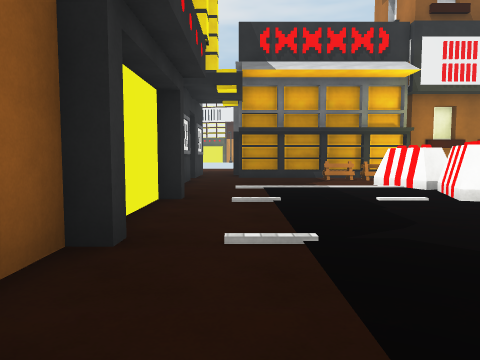
View 1 (above)

16 first-person views from a walk through a 3-D level made in the Unity game engine. The camera is 1.4 m above the floor, tilts 4° down and sees 70° across. The floor is counted in squares, 2 m on a side. Each view is taken from the middle of a square. On the plan, view 1 faces up. The plan holds only what a view shows up to about 11 squares ahead; the rest is blank. The place goes on beyond the plan. Some surface patterns are stand-ins.

View 2
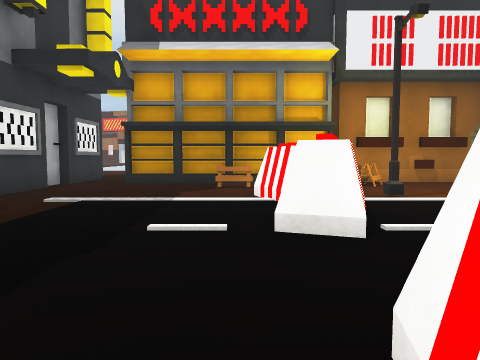

View 3
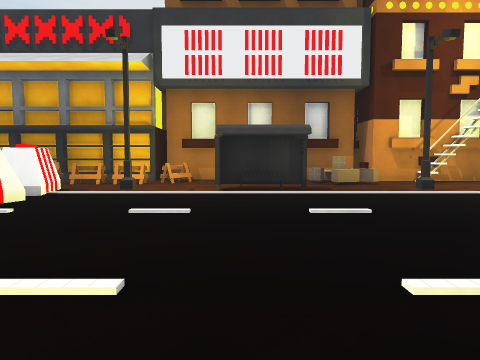

View 4
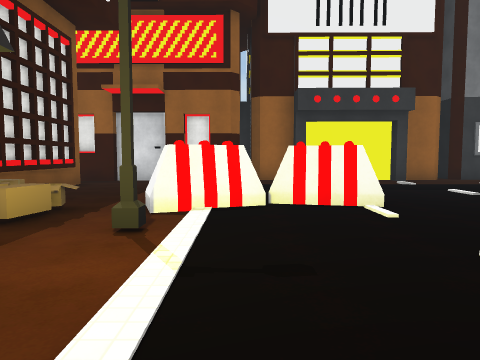

View 5
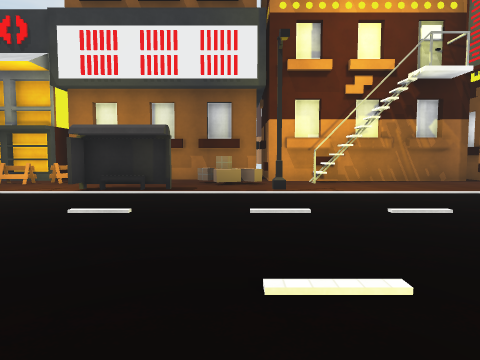

View 6
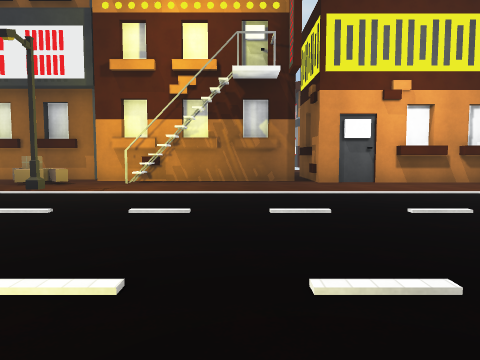

View 7
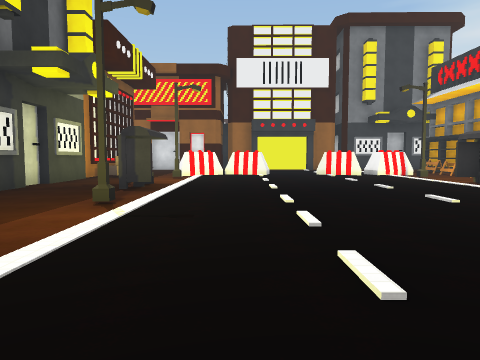

View 8
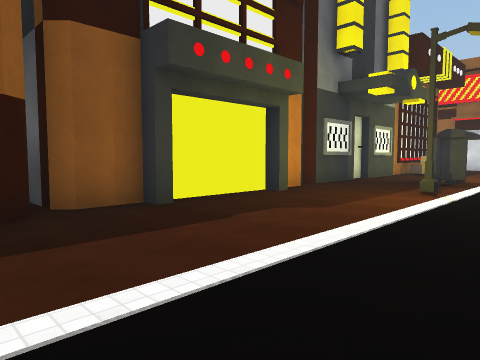

View 9
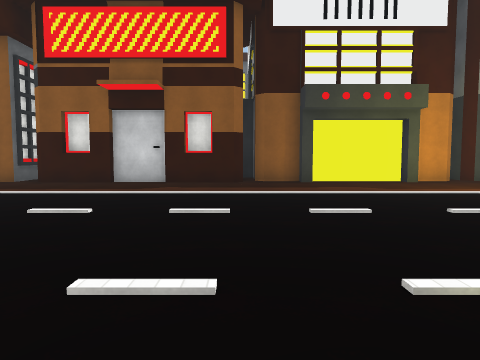

View 10
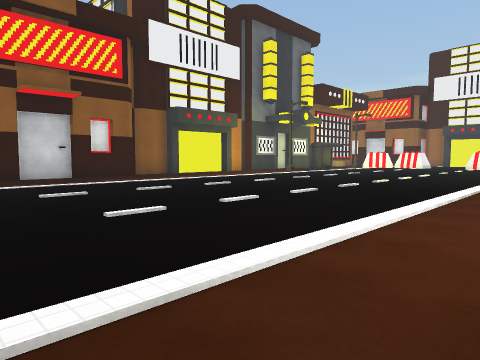

View 11
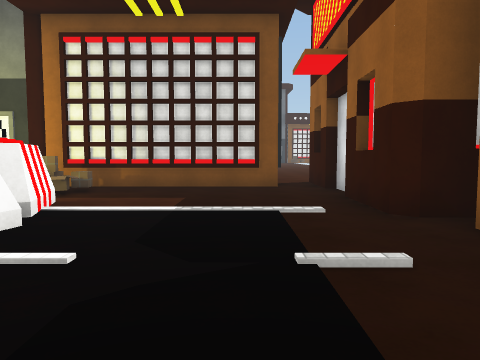

View 12
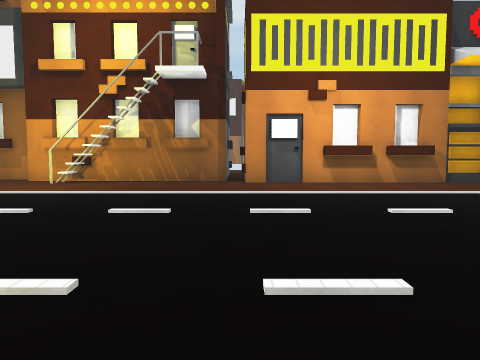

View 13
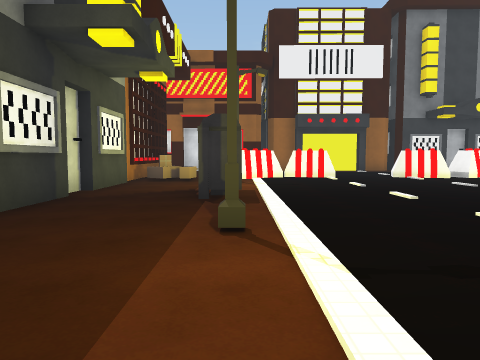

View 14
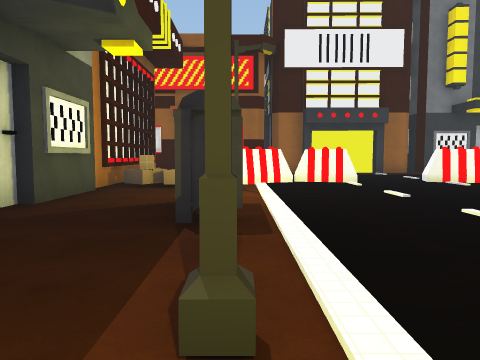

View 15
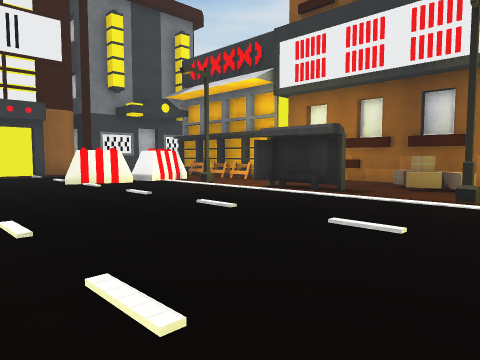

View 16
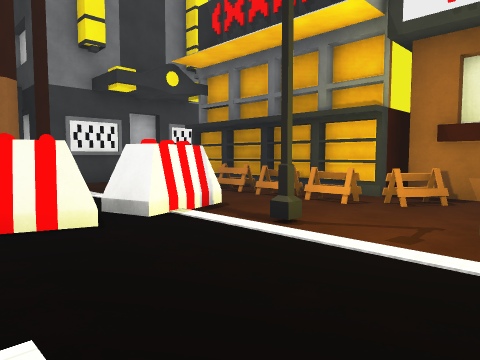

### Floor plan
Points are (right, up) in squares from view 1. A wall is a line through its corners. A room is listed if a view was taken in it or the views show most of it. See-through windows are left out.
Room 1 (views 1, 2, 3, 4, 5, 6, 7, 8, 9, 10, 11, 12, 13, 14, 15, 16)
walls: (13.6, 10.2) (13.6, 10.9); (13.9, 10.2) (12.9, 10.2); (13.4, -2.4) (13.4, -2.8) (16, -2.8); (13.9, 10.4) (13.3, 10.4); (12, -2.8) (12.9, -2.8); (11.2, -3) (11.4, -3.2); (13.9, 10.8) (13, 10.8); (13.6, 11) (13.6, 10.1); (15.9, -2.3) (16.3, -2.3) (16.3, -2.8) (17.3, -2.8) (17.6, -3.1); (11.6, 11.6) (5.8, 11.6); (9, -3) (11.4, -3); (8, -3.2) (8.8, -3.2); (17.9, -2.6) (18.2, -2.3) (20.1, -2.3); (17.6, 11) (11.8, 11) (11.8, 12.1); (5.9, -3) (8.1, -3); (5.4, 11.3) (4.1, 11.3); (20, -2.6) (21.5, -2.6); (5.5, 12.5) (5.5, 11) (-0.1, 11); (4, 11.3) (2.8, 11.3); (21.5, -2.3) (23.4, -2.3) (23.7, -2.7); (21.6, 10.2) (20.3, 10.2); (2.6, 11.3) (1.4, 11.3); (23.3, 10.2) (22, 10.2); (-0.8, 5.9) (-0.8, 5.5) (-1.3, 5.5) (-1.3, 4); (1.3, 11.3) (0, 11.3); (-0.9, 2.6) (-1.4, 2.6) (-1.4, 1.6); (-1.3, 7) (-1.3, 6); (0, -3) (5.6, -3); (24.5, 10.4) (18.2, 10.4); (-1.8, 1) (-1.1, 1) (-0.9, 0.7) (-0.9, -1.2); (-1.1, -1.3) (-1.2, -2.7); (24.5, 10.8) (23.9, 10.8); (-0.9, -2.6) (-0.9, -4.4); (-1.3, 10) (-1.3, 7.9) (-1.7, 7.5); (-1.7, 11) (-1.7, 10.2); (-1.3, 12.6) (-1.3, 10.8)
ways out: opening at (24, -3)
objects: other object (3, 10); box (4, -2); other object (4, 0) to (4, 1); other object (4, 2) to (4, 3); other object (4, 5) to (4, 6); other object (4, 7) to (4, 8); other object (4, 10); box (5, -2); box (5, -1); other object (5, 10); other object (6, 10) to (6, 11); other object (7, 8) to (9, 9); other object (8, -1) to (9, 0); box (10, 10); other object (10, 11) to (11, 11); other object (11, 10)

Where each view was taken, in squares from view 1:
view 1: 0 up, 0 right, facing up
view 2: 2 up, 3 right, facing up
view 3: 1 up, 8 right, facing up
view 4: 1 up, 9 right, facing left
view 5: 1 up, 11 right, facing up
view 6: 1 up, 16 right, facing up
view 7: 2 up, 17 right, facing left
view 8: 2 up, 19 right, facing down-left
view 9: 7 up, 18 right, facing down
view 10: 9 up, 24 right, facing down-left
view 11: 5 up, 1 right, facing down
view 12: 1 up, 18 right, facing up
view 13: 0 up, 15 right, facing left
view 14: 0 up, 13 right, facing left
view 15: 2 up, 13 right, facing up-left
view 16: 5 up, 8 right, facing up-left
